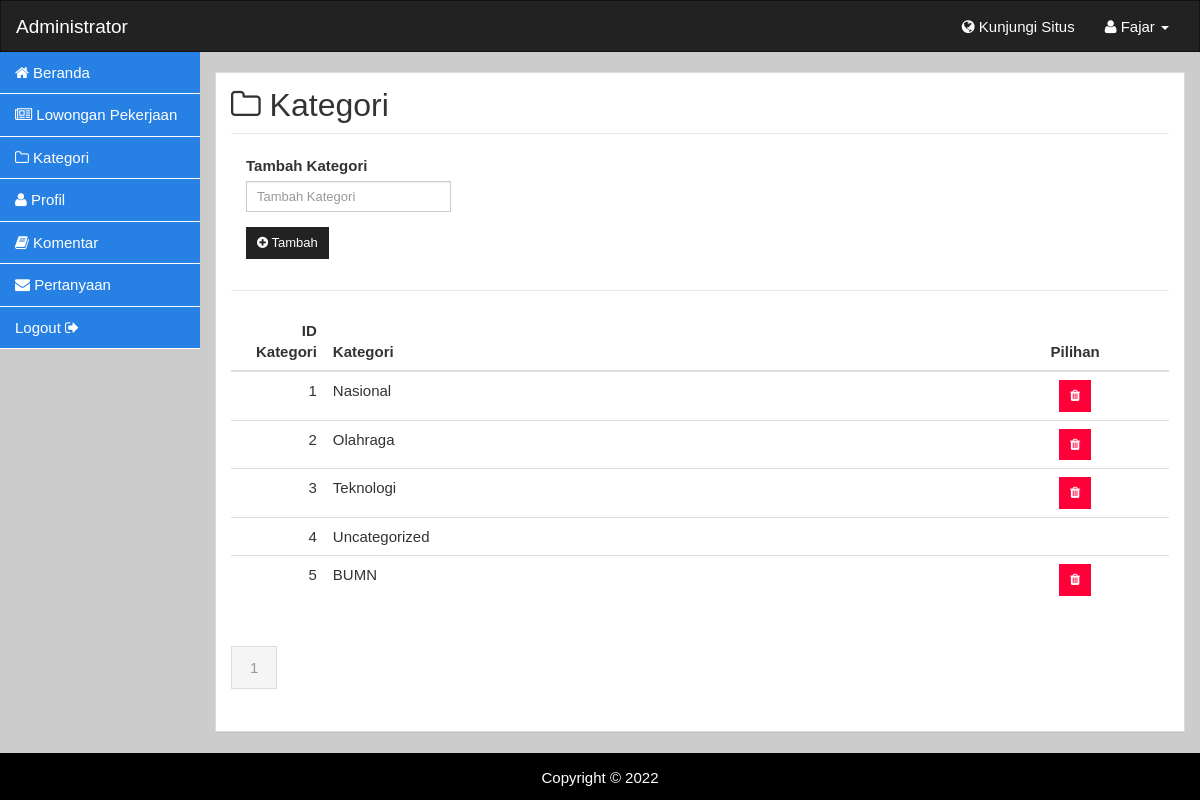
/webadmin/kategori.php (signed in), run on the app's committed database.
### tables this page shows
CREATE TABLE `kategori` (
  `id_kategori` int(11) NOT NULL,
  `kategori` varchar(30) NOT NULL
);

### webadmin/kategori.php (the view, shortened to what this page needs)
<?php include 'header.php'; ?>
<?php
$limit = 10;
if(isset($_GET['p']))
{
    $noPage = $_GET['p'];
}
else $noPage = 1;
$offset = ($noPage - 1) * $limit;
$sql = "SELECT id_kategori, kategori FROM kategori LIMIT ".$offset.",". $limit;
$qry = $mysqli->query($sql) or die ($mysqli->error);
$sql_rec = "SELECT id_kategori FROM kategori";
$total_rec = $mysqli->query($sql_rec);
$total_rec_num = $total_rec->num_rows;
$total_page = ceil($total_rec_num/$limit);
?>
<div class="container-fluid body">
	<div class="row">
		<div class="col-lg-2 sidebar">
			<?php include 'sidebar.php'; ?>
		</div>
		<div class="col-lg-10 main-content">
			<div class="panel panel-default">
				<div class="panel-body">
					<div class="row">
						<div class="col-md-12">
							<h2 class="page-header"><i class="fa fa-folder-o"></i> Kategori</h2>
						</div>
					</div>
					<div class="row">
						<div class="col-md-12">
							<div class="col-md-3">
								<form method="POST" action="aksi-kat.php?act=tambah">
									<div class="form-group">
										<label>Tambah Kategori</label>
										<input class="form-control input-sm" name="kategori" type="text" placeholder="Tambah Kategori"></input>
									</div>
									<div class="form-group">
										<button class="btn btn-sm btn-default"><i class="fa fa-plus-circle"></i> Tambah</button>
									</div>
								</form>
							</div>
							<hr>
							<table class="table table-hover">
								<thead>
									<tr>
										<th width="10%" style="text-align: right">ID Kategori</th>
										<th width="70%">Kategori</th>
										<th width="20%" style="text-align: center">Pilihan</th>
									</tr>
								</thead>
								<tbody>
								<?php while ($kat_list = $qry->fetch_assoc()) { ?>
									<tr>
										<td align="right"><?php echo $kat_list['id_kategori']; ?></td>
										<td><?php echo $kat_list['kategori'] ?></td>
										<td align="center">
											<?php if ($kat_list['kategori']!='Uncategorized') { ?>
											<a onclick="return confirm('Anda Yakin Ingin Menghapus Data Ini?');" href="aksi-kat.php?act=hapus&amp;id=<?=$kat_list['id_kategori']?>" class="btn btn-sm btn-danger">
												<i class="fa fa-trash"></i>
											</a>
											<?php } ?>
										</td>
									</tr>
								<?php } ?>
								</tbody>
							</table>
						</div>
						<div class="col-md-12">
							<ul class="pagination">
							<?php for ($page=1; $page <= $total_page ; $page++) { ?>
								<?php if ((($page >= $noPage - 3) && ($page <= $noPage + 3)) || ($page == 1) || ($page == $total_page)) { ?>
									<?php
            							if ($page == $noPage) echo "<li class='active'><a href='#'>".$page."</a></li> ";
            							else echo " <li><a href='".$_SERVER['PHP_SELF']."?p=".$page."'>".$page."</a></li> ";
									?>
								<?php } ?>
							<?php } ?>
							</ul>
						</div>
					</div>
				</div>
			</div>
		</div>
	</div>
</div>
<?php include 'footer.php'; ?>

### data on the page
kategori: id_kategori "1", kategori "Nasional"
kategori: id_kategori "2", kategori "Olahraga"
kategori: id_kategori "3", kategori "Teknologi"
kategori: id_kategori "4", kategori "Uncategorized"
kategori: id_kategori "5", kategori "BUMN"

### other printed values
$_SESSION['nm_admin'] "Fajar"
